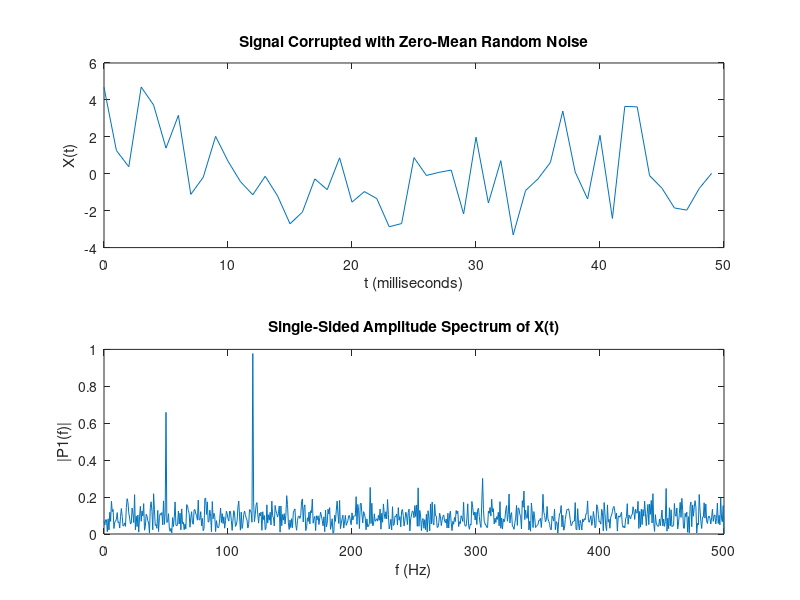

The MATLAB source for this figure:
Fs = 1000; % Sampling frequency 
T = 1/Fs; % Sampling period 
L = 1500; % Length of signal 
t = (0:L-1)*T; % Time vector 
%Form a signal containing a 50 Hz sinusoid of amplitude 0.7 and 
% a 120 Hz sinusoid of amplitude 1. 
S = 0.7*sin(2*pi*50*t) + sin(2*pi*120*t); 
%Corrupt the signal with zero-mean white noise with a variance of 4. 
X = S + 2*randn(size(t)); 
%Plot the noisy signal in the time domain.
subplot(2,1,1);
plot(1000 * t(1 : 50), X(1 : 50)) 
title('Signal Corrupted with Zero-Mean Random Noise') 
xlabel('t (milliseconds)') 
ylabel('X(t)') 
%Compute the Fourier transform of the signal. 
Y = fft(X); 
%Compute the two-sided spectrum P2. 
%Then compute the single-sided spectrum P1 based on P2 and 
% the even-valued signal length L. 
P2 = abs(Y / L); 
P1 = P2(1 : L / 2 + 1); 
P1(2 : end - 1) = 2 * P1(2 : end - 1); 
%Define the frequency domain f and plot the single-sided amplitude 
% spectrum P1. 
f = Fs * (0 : (L / 2)) / L; 
subplot(2,1,2);
plot(f, P1);
title('Single-Sided Amplitude Spectrum of X(t)') 
xlabel('f (Hz)') 
ylabel('|P1(f)|')
